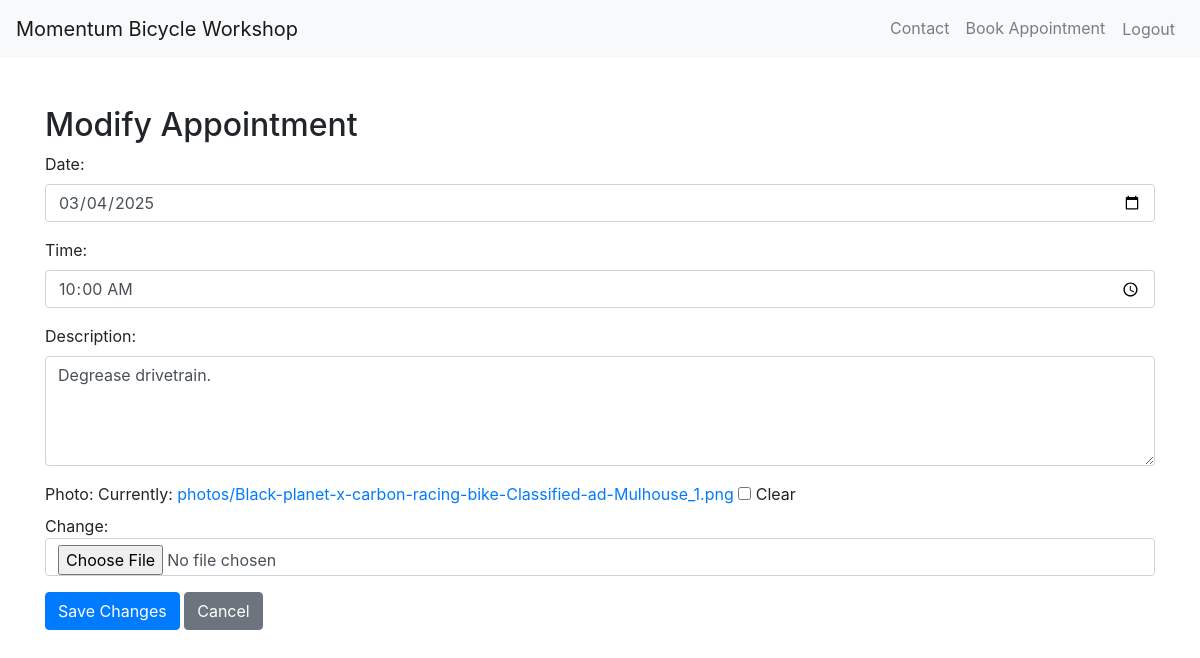
/appointment/modify/52/ (signed in), run on an earlier commit of the app's database.
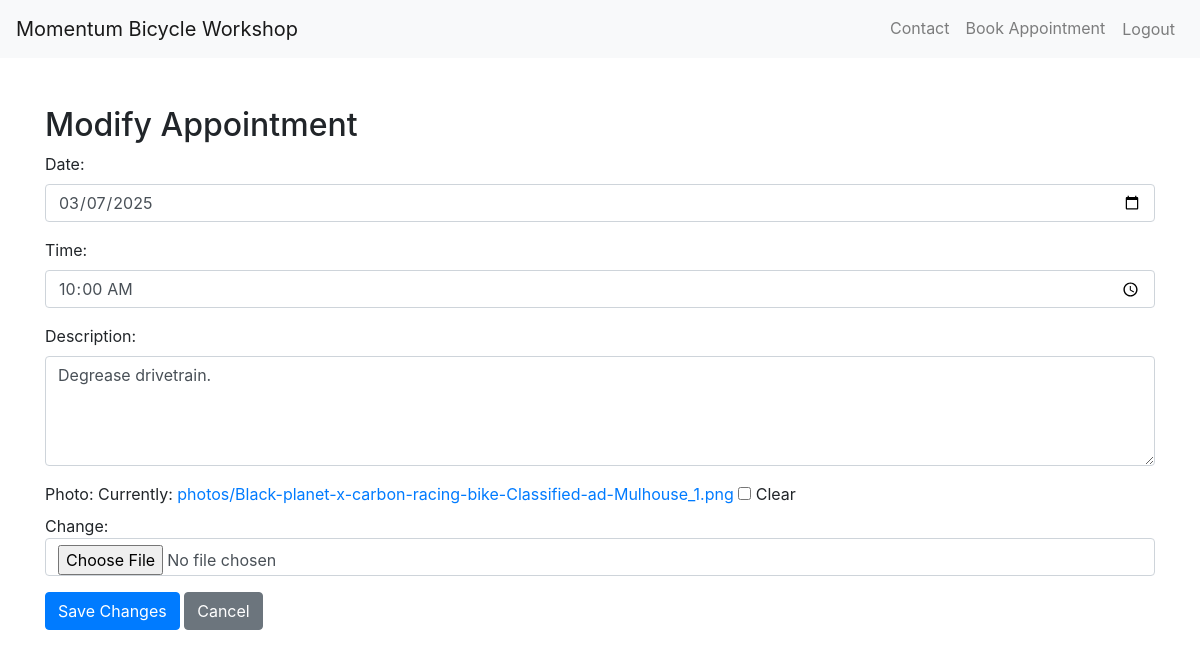
And on a later commit of the database.
### myapp/models.py (models this page shows, shortened)
class Appointment(models.Model):
    user = models.ForeignKey(
        User, on_delete=models.CASCADE
    )  # Associate the appointment with a user
    date = models.DateField()
    time = models.TimeField()
    description = models.TextField(blank=True)  # Allowing blank descriptions
    photo = models.ImageField(upload_to="photos/", blank=True, null=True)
    completed = models.BooleanField(default=False)
    notified = models.BooleanField(default=False)
    class Meta:
        unique_together = (
            "user",
            "date",
        )  # or ('user', 'date', 'time') if you want to prevent double booking at the same time

### myapp/views.py (the view)
@login_required
def modify_appointment(request, appointment_id):
    appointment = get_object_or_404(Appointment, id=appointment_id, user=request.user)
    if request.method == "POST":
        form = AppointmentForm(request.POST, request.FILES, instance=appointment)
        if form.is_valid():
            form.save()
            messages.success(request, "Your appointment has been updated successfully.")
            return redirect("appointment_list")
    else:
        form = AppointmentForm(instance=appointment)
    return render(
        request,
        "myapp/modify_appointment.html",
        {"form": form, "appointment": appointment},
    )

### myapp/forms.py
class AppointmentForm(forms.ModelForm):
    photo = forms.ImageField(required=False)
    class Meta:
        model = Appointment
        fields = [
            "date",
            "time",
            "description",
            "photo",
        ]  # Include 'photo' in the fields list
        widgets = {
            "date": forms.DateInput(attrs={"type": "date", "class": "form-control"}),
            "time": forms.TimeInput(attrs={"type": "time", "class": "form-control"}),
            "description": forms.Textarea(attrs={"rows": 4, "class": "form-control"}),
        }
    def __init__(self, *args, **kwargs):
        super(AppointmentForm, self).__init__(*args, **kwargs)
        self.fields["date"].widget.attrs.update({"class": "form-control"})
        self.fields["time"].widget.attrs.update({"class": "form-control"})
        self.fields["description"].widget.attrs.update({"class": "form-control"})
        self.fields["photo"].widget.attrs.update(
            {"class": "form-control"}
        )  # Style the photo field as well

### myapp/templates/myapp/modify_appointment.html (shortened to what this page needs)
<!doctype html>
<html lang="en">
  <head>
    <link
      rel="stylesheet"
      href="https://maxcdn.bootstrapcdn.com/bootstrap/4.5.2/css/bootstrap.min.css"
    />
  </head>
  <body>
    {% include 'myapp/navbar.html' %}
    <div class="container mt-5">
      <h2>Modify Appointment</h2>
      <form method="post" enctype="multipart/form-data">
        <div class="form-group">{{ form.as_p }}</div>
        <button type="submit" class="btn btn-primary">Save Changes</button>
        <a href="{% url 'appointment_list' %}" class="btn btn-secondary"
          >Cancel</a
        >
      </form>
    </div>
  </body>
</html>

What changed in the data, as far as the page shows it:
changed Appointment "Degrease drivetrain.": date "03/04/2025" → "03/07/2025"
